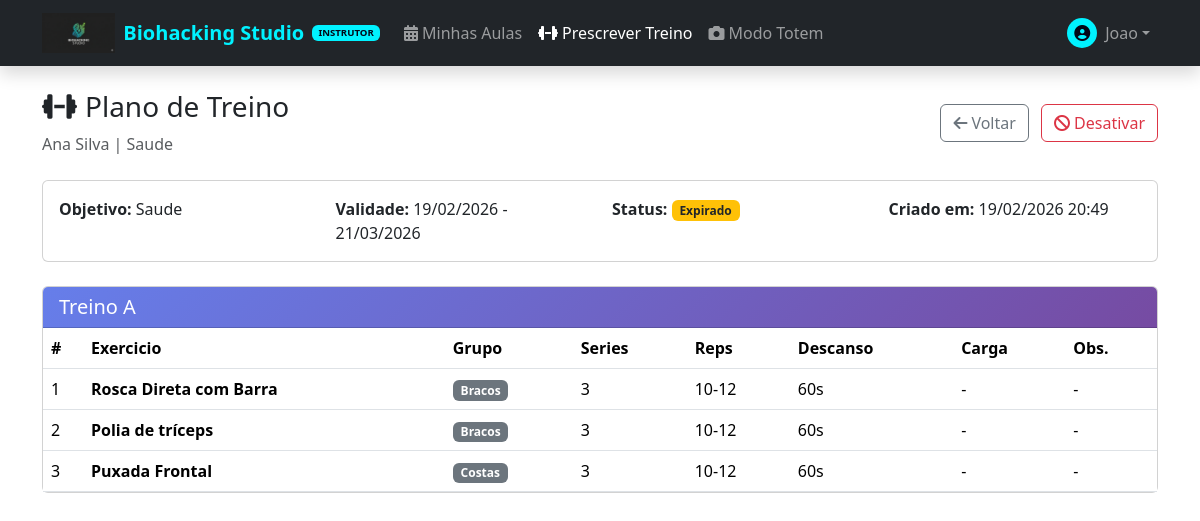
Page /instructor/training/1 (signed in) on the committed database.
### app/models/user.py (models this page shows, shortened)
class User(UserMixin, db.Model):
    __tablename__ = 'users'
    id = db.Column(db.Integer, primary_key=True)
    name = db.Column(db.String(100), nullable=False)
    email = db.Column(db.String(120), unique=True, nullable=False)
    phone = db.Column(db.String(20), nullable=False)
    password_hash = db.Column(db.String(256), nullable=False)
    cpf = db.Column(db.String(14), nullable=True)  # Formato: 123.456.789-00
    gender = db.Column(db.Enum(Gender), nullable=True)
    role = db.Column(db.String(20), default='student')
    xp = db.Column(db.Integer, default=0)  # XP total historico (para ranking)
    level = db.Column(db.Integer, default=1)
    xp_available = db.Column(db.Integer, default=0)  # XP disponivel para conversao (janela 3 meses)
    credits_balance = db.Column(db.Integer, default=0)  # Total de creditos ativos (wallets)
    face_encoding = db.Column(db.LargeBinary, nullable=True)
    face_encoding_version = db.Column(db.String(10), default='v1')
    face_registered_at = db.Column(db.DateTime, nullable=True)
    face_last_recognized = db.Column(db.DateTime, nullable=True)
    face_confidence_threshold = db.Column(db.Float, default=0.6)
    photo_url = db.Column(db.String(255))
    referral_code = db.Column(db.String(12), unique=True, nullable=True)
    professional_type = db.Column(db.Enum(ProfessionalType), nullable=True)
    base_commission_rate = db.Column(db.Numeric(5, 2), nullable=True)
    is_active = db.Column(db.Boolean, default=True)
    created_at = db.Column(db.DateTime, default=datetime.utcnow)
    updated_at = db.Column(db.DateTime, default=datetime.utcnow, onupdate=datetime.utcnow)
    last_login = db.Column(db.DateTime)
    @property
    def is_admin(self):
        return self.role == 'admin'
    @property
    def is_student(self):
        return self.role == 'student'
    @property
    def is_instructor(self):
        return self.role == 'instructor'

### app/models/training.py (models this page shows, shortened)
class TrainingPlan(db.Model):
    __tablename__ = 'training_plans'
    id = db.Column(db.Integer, primary_key=True)
    user_id = db.Column(db.Integer, db.ForeignKey('users.id'), nullable=False)
    instructor_id = db.Column(db.Integer, db.ForeignKey('users.id'), nullable=False)
    goal = db.Column(db.Enum(TrainingGoal), default=TrainingGoal.HEALTH)
    valid_from = db.Column(db.Date, nullable=False)
    valid_until = db.Column(db.Date, nullable=False)
    is_active = db.Column(db.Boolean, default=True)
    notes = db.Column(db.Text, nullable=True)
    created_at = db.Column(db.DateTime, default=datetime.utcnow)
    updated_at = db.Column(db.DateTime, default=datetime.utcnow, onupdate=datetime.utcnow)
    user = db.relationship('User', foreign_keys=[user_id], backref='training_plans')
    instructor = db.relationship('User', foreign_keys=[instructor_id], backref='plans_created')
    workout_sessions = db.relationship('WorkoutSession', backref='training_plan',
                                       cascade='all, delete-orphan',
                                       order_by='WorkoutSession.order_in_plan')
    __table_args__ = (
        db.Index('ix_training_plans_user_active', 'user_id', 'is_active'),
    )
    @property
    def goal_label(self):
        return self.goal.label if self.goal else ''
    @property
    def is_valid(self):
        from datetime import date
        today = date.today()
        return self.is_active and self.valid_from <= today <= self.valid_until

class WorkoutSession(db.Model):
    __tablename__ = 'workout_sessions'
    id = db.Column(db.Integer, primary_key=True)
    training_plan_id = db.Column(db.Integer, db.ForeignKey('training_plans.id'), nullable=False)
    name = db.Column(db.String(100), nullable=False)  # ex: "Treino A - Peito e Triceps"
    day_of_week = db.Column(db.Integer, nullable=True)  # None se for sistema ABC
    order_in_plan = db.Column(db.Integer, nullable=False, default=1)
    estimated_duration_minutes = db.Column(db.Integer, nullable=True)
    exercises = db.relationship('WorkoutExercise', backref='workout_session',
                                cascade='all, delete-orphan',
                                order_by='WorkoutExercise.order_in_session')

class WorkoutExercise(db.Model):
    __tablename__ = 'workout_exercises'
    id = db.Column(db.Integer, primary_key=True)
    workout_session_id = db.Column(db.Integer, db.ForeignKey('workout_sessions.id'), nullable=False)
    exercise_id = db.Column(db.Integer, db.ForeignKey('exercises.id'), nullable=False)
    sets = db.Column(db.Integer, nullable=False, default=3)
    reps_range = db.Column(db.String(20), nullable=True)  # "8-12", "maximo", "30 segundos"
    rest_seconds = db.Column(db.Integer, nullable=True, default=60)
    weight_suggestion = db.Column(db.String(50), nullable=True)  # "20kg", "aumentar 2kg"
    order_in_session = db.Column(db.Integer, nullable=False, default=1)
    instructor_notes = db.Column(db.Text, nullable=True)
    exercise = db.relationship('Exercise', backref='workout_usages')
    __table_args__ = (
        db.Index('ix_workout_exercises_session', 'workout_session_id', 'order_in_session'),
    )

class Exercise(db.Model):
    __tablename__ = 'exercises'
    id = db.Column(db.Integer, primary_key=True)
    name = db.Column(db.String(100), unique=True, nullable=False)
    muscle_group = db.Column(db.Enum(MuscleGroup), nullable=False)
    video_url = db.Column(db.String(300), nullable=True)
    thumbnail_url = db.Column(db.String(300), nullable=True)
    description = db.Column(db.Text, nullable=True)
    equipment_needed = db.Column(db.String(200), nullable=True)
    difficulty_level = db.Column(db.Enum(DifficultyLevel), default=DifficultyLevel.BEGINNER)
    is_active = db.Column(db.Boolean, default=True)
    created_at = db.Column(db.DateTime, default=datetime.utcnow)
    created_by_id = db.Column(db.Integer, db.ForeignKey('users.id'), nullable=True)
    created_by = db.relationship('User', backref='created_exercises')
    @property
    def muscle_group_label(self):
        return self.muscle_group.label if self.muscle_group else ''

### app/routes/instructor.py (the view)
@instructor_bp.route('/training/<int:plan_id>')
@login_required
@instructor_required
def training_detail(plan_id):
    from app.models.training import TrainingPlan
    plan = TrainingPlan.query.get_or_404(plan_id)
    if plan.instructor_id != current_user.id and current_user.role != 'admin':
        abort(403)
    return render_template('instructor/training/detail.html', plan=plan)

### app/models/notification.py (called while the page is built)
    @classmethod
    def get_unread_count(cls, user_id):
        return cls.query.filter_by(user_id=user_id, is_read=False).count()

### app/models/training.py (called while the page is built)
    @property
    def label(self):
        return MUSCLE_GROUP_LABELS.get(self.value, self.value)

    @property
    def label(self):
        return GOAL_LABELS.get(self.value, self.value)

### app/routes/instructor.py (called while the page is built)
def instructor_required(f):
    from functools import wraps
    @wraps(f)
    def decorated_function(*args, **kwargs):
        if not current_user.is_authenticated:
            abort(403)
        is_staff = current_user.role in ('instructor', 'admin') or \
                   (hasattr(current_user, 'professional_type') and current_user.professional_type is not None)
        if not is_staff:
            abort(403)
        return f(*args, **kwargs)
    return decorated_function

### app/templates/instructor/training/detail.html (shortened to what this page needs)
{% extends "base.html" %}
{% block content %}
<div class="container py-4">
    <div class="d-flex justify-content-between align-items-center mb-4">
        <div>
            <h3><i class="fas fa-dumbbell me-2"></i>Plano de Treino</h3>
            <p class="text-muted mb-0">{{ plan.user.name }} | {{ plan.goal_label }}</p>
        </div>
        <div>
            <a href="{{ url_for('instructor.training_list') }}" class="btn btn-outline-secondary me-2">
                <i class="fas fa-arrow-left me-1"></i>Voltar
            </a>
            {% if plan.is_active %}
            <button class="btn btn-outline-danger" onclick="deactivatePlan({{ plan.id }})">
                <i class="fas fa-ban me-1"></i>Desativar
            </button>
            {% endif %}
        </div>
    </div>
    <div class="card mb-4">
        <div class="card-body">
            <div class="row">
                <div class="col-md-3">
                    <strong>Objetivo:</strong> {{ plan.goal_label }}
                </div>
                <div class="col-md-3">
                    <strong>Validade:</strong> {{ plan.valid_from.strftime('%d/%m/%Y') }} - {{ plan.valid_until.strftime('%d/%m/%Y') }}
                </div>
                <div class="col-md-3">
                    <strong>Status:</strong>
                    {% if plan.is_valid %}
                    <span class="badge bg-success">Ativo</span>
                    {% elif not plan.is_active %}
                    <span class="badge bg-secondary">Inativo</span>
                    {% else %}
                    <span class="badge bg-warning text-dark">Expirado</span>
                    {% endif %}
                </div>
                <div class="col-md-3">
                    <strong>Criado em:</strong> {{ plan.created_at.strftime('%d/%m/%Y %H:%M') }}
                </div>
            </div>
        </div>
    </div>
    {% for session in plan.workout_sessions %}
    <div class="card mb-3">
        <div class="card-header" style="background: linear-gradient(135deg, #667eea 0%, #764ba2 100%); color: white;">
            <h5 class="mb-0">
                {{ session.name }}
            </h5>
        </div>
        <div class="card-body p-0">
            <div class="table-responsive">
                <table class="table table-hover mb-0">
                    <thead>
                        <tr>
                            <th style="width: 40px;">#</th>
                            <th>Exercicio</th>
                            <th>Grupo</th>
                            <th>Series</th>
                            <th>Reps</th>
                            <th>Descanso</th>
                            <th>Carga</th>
                            <th>Obs.</th>
                        </tr>
                    </thead>
                    <tbody>
                        {% for we in session.exercises %}
                        <tr>
                            <td>{{ loop.index }}</td>
                            <td>
                                <strong>{{ we.exercise.name }}</strong>
                            </td>
                            <td><span class="badge bg-secondary">{{ we.exercise.muscle_group_label }}</span></td>
                            <td>{{ we.sets }}</td>
                            <td>{{ we.reps_range or '-' }}</td>
                            <td>{{ we.rest_seconds or 60 }}s</td>
                            <td>{{ we.weight_suggestion or '-' }}</td>
                            <td>{{ we.instructor_notes or '-' }}</td>
                        </tr>
                        {% endfor %}
                    </tbody>
                </table>
            </div>
        </div>
    </div>
    {% endfor %}
</div>
{% endblock %}

### app/templates/includes/navbar.html (shortened to what this page needs)
<nav class="navbar navbar-expand-lg navbar-dark bg-dark sticky-top shadow">
    <div class="container">
        <a class="navbar-brand d-flex align-items-center" href="{{ url_for('marketing.index') }}">
            <img src="{{ url_for('static', filename='img/logo.png') }}" alt="Biohacking Studio" height="40"
                 class="d-inline-block align-text-top me-2" onerror="this.style.display='none';">
            <span class="fw-bold text-primary">Biohacking Studio</span>
            {% if current_user.is_authenticated %}
            {% if current_user.is_admin %}
            <span class="badge bg-danger ms-2" style="font-size: 0.6rem;">ADMIN</span>
            {% elif current_user.is_instructor %}
            <span class="badge bg-primary ms-2" style="font-size: 0.6rem;">INSTRUTOR</span>
            {% endif %}
            {% endif %}
        </a>
        <div class="collapse navbar-collapse" id="mainNavbar">
            <ul class="navbar-nav me-auto">
                {% if current_user.is_authenticated %}
                {% if current_user.is_admin %}
                <li class="nav-item">
                    <a class="nav-link {% if request.endpoint and 'admin.dashboard' in request.endpoint %}active{% endif %}"
                        href="{{ url_for('admin.dashboard') }}">Painel Admin</a>
                </li>
                {% elif current_user.is_instructor %}
                <li class="nav-item">
                    <a class="nav-link {% if request.endpoint and 'instructor.dashboard' in request.endpoint %}active{% endif %}"
                        href="{{ url_for('instructor.dashboard') }}"><i class="fas fa-calendar-alt me-1"></i>Minhas
                        Aulas</a>
                </li>
                <li class="nav-item">
                    <a class="nav-link {% if request.endpoint and 'training' in request.endpoint %}active{% endif %}"
                        href="{{ url_for('instructor.training_list') }}"><i class="fas fa-dumbbell me-1"></i>Prescrever
                        Treino</a>
                </li>
                <li class="nav-item">
                    <a class="nav-link {% if request.endpoint and 'totem' in request.endpoint %}active{% endif %}"
                        href="{{ url_for('instructor.totem_view') }}"><i class="fas fa-camera me-1"></i>Modo Totem</a>
                </li>
                {% endif %}
                {% else %}
                <li class="nav-item">
                    <a class="nav-link {% if request.endpoint and 'shop' in request.endpoint %}active{% endif %}"
                        href="{{ url_for('shop.packages') }}">Planos e Preços</a>
                </li>
                {% endif %}
            </ul>
            <div class="navbar-nav align-items-center">
                {% if current_user.is_authenticated %}
                <div class="nav-item dropdown">
                    <a class="nav-link dropdown-toggle d-flex align-items-center" href="#" id="userDropdown"
                        role="button" data-bs-toggle="dropdown">
                        <div class="avatar-xs me-2 bg-primary rounded-circle d-flex align-items-center justify-content-center text-white"
                            style="width: 30px; height: 30px;">
                            <i class="fas fa-user-circle"></i>
                        </div>
                        <span>{{ current_user.name.split()[0] }}</span>
                    </a>
                </div>
                {% else %}
                <a class="nav-link me-2" href="{{ url_for('auth.login') }}">Entrar</a>
                <a class="btn btn-primary btn-sm px-3 rounded-pill" href="{{ url_for('auth.register') }}">Começar
                    Agora</a>
                {% endif %}
            </div>
        </div>
    </div>
</nav>

### app/templates/base.html (style rules this page uses)
:root { --primary-color: #00f2ff; --secondary-color: #0f172a; --text-dark: #020617; }
body { min-height: 100vh; display: flex; flex-direction: column; }
.text-primary { color: var(--primary-color) !important; }
.bg-primary { background-color: var(--primary-color) !important; color: var(--text-dark) !important; }

### rows in the picture
User: name "Joao"
User: user.name "Ana Silva"
TrainingPlan: goal_label "Saude", valid_from "19/02/2026", valid_until "21/03/2026", created_at "19/02/2026 20:49"
WorkoutSession: name "Treino A"
WorkoutExercise: exercise.name "Rosca Direta com Barra", exercise.muscle_group_label "Bracos", sets "3", reps_range "10-12", rest_seconds "60", weight_suggestion "-", instructor_notes "-"
WorkoutExercise: exercise.name "Polia de tríceps", exercise.muscle_group_label "Bracos", sets "3", reps_range "10-12", rest_seconds "60", weight_suggestion "-", instructor_notes "-"
WorkoutExercise: exercise.name "Puxada Frontal", exercise.muscle_group_label "Costas", sets "3", reps_range "10-12", rest_seconds "60", weight_suggestion "-", instructor_notes "-"
